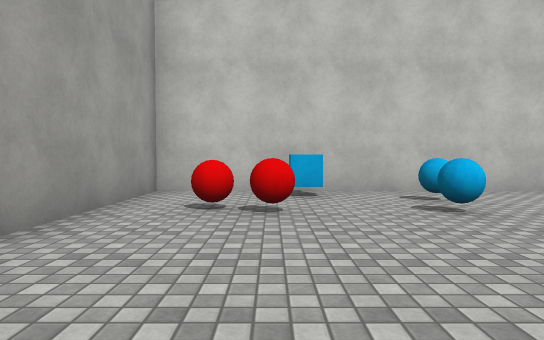
view 1 (above)

22 first-person views from a walk through a scene from a Unity 3-D project. The camera is 1.2 m above the floor, tilts 2° down and sees 75° across. The floor is counted in squares, 2 m on a side. Each view is taken from the middle of a square. On the plan, view 1 faces up. The plan holds only what a view shows up to about 10 squares ahead; the rest is blank. The place goes on beyond the plan. The player character is not drawn. Surface patterns are stand-ins for the level's own textures.

view 2
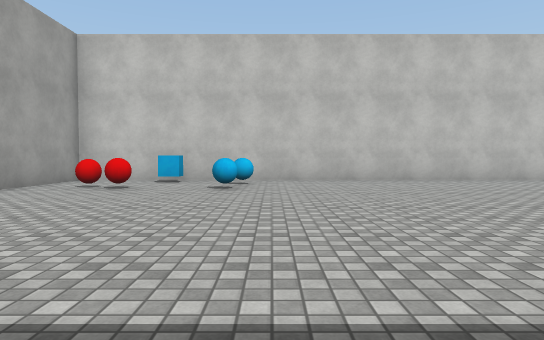

view 3
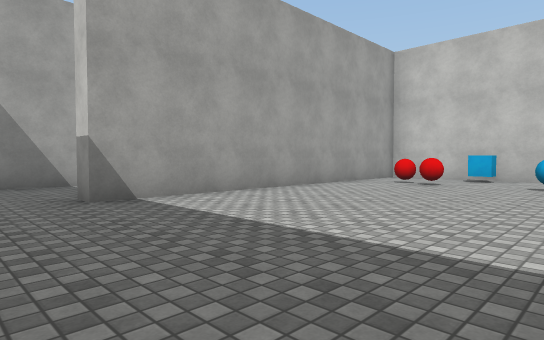

view 4
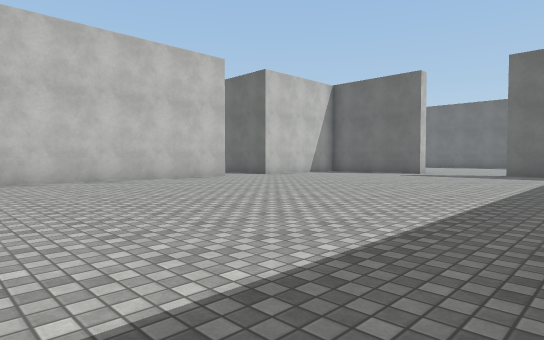

view 5
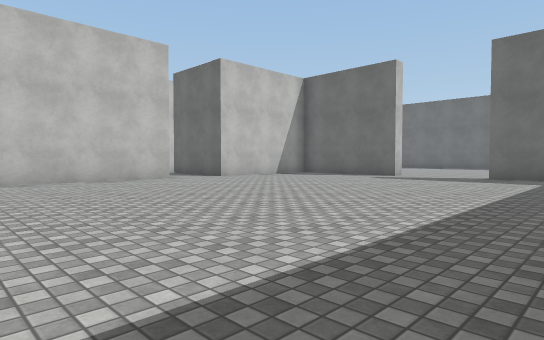

view 6
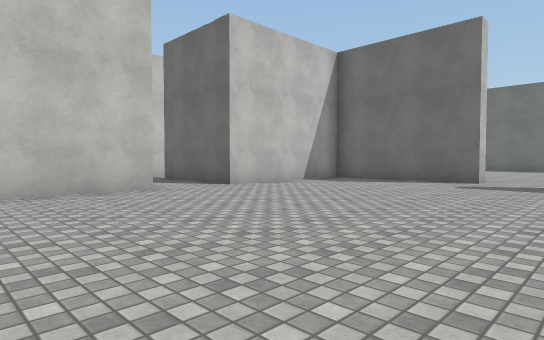

view 7
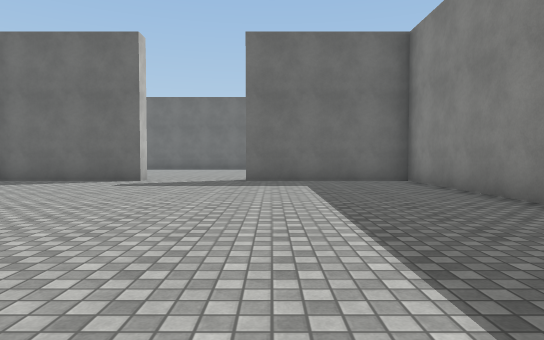

view 8
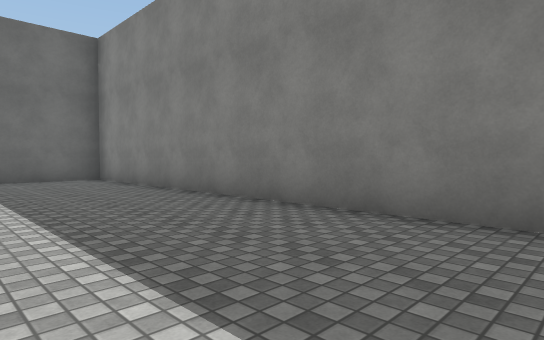

view 9
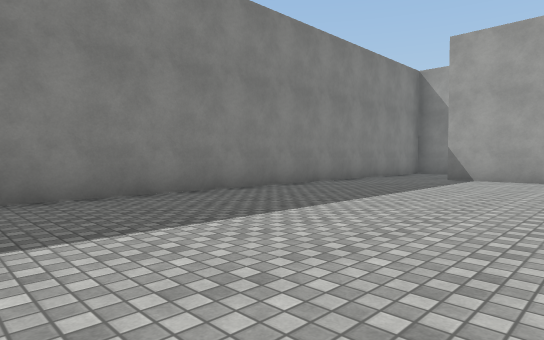

view 10
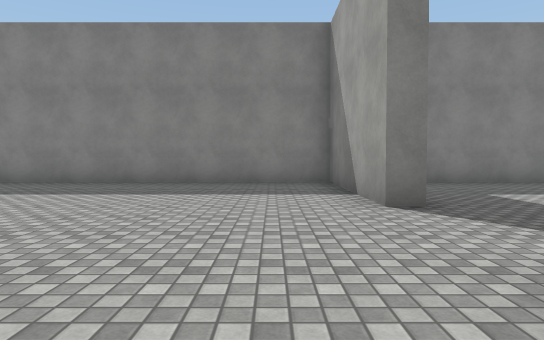

view 11
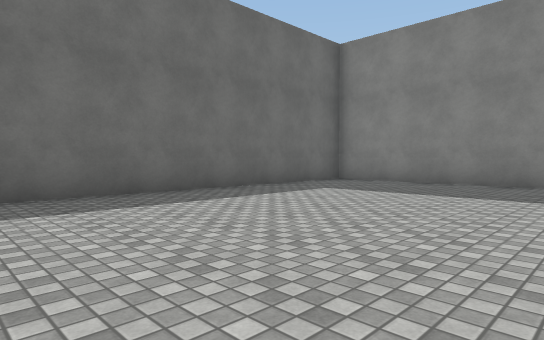

view 12
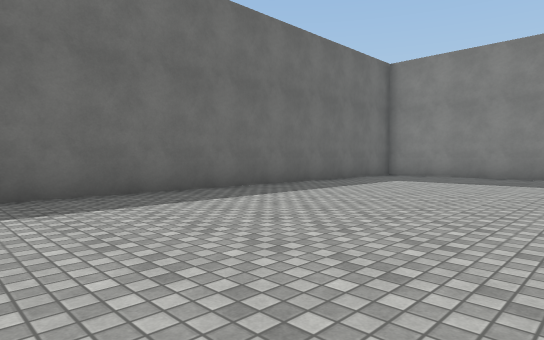

view 13
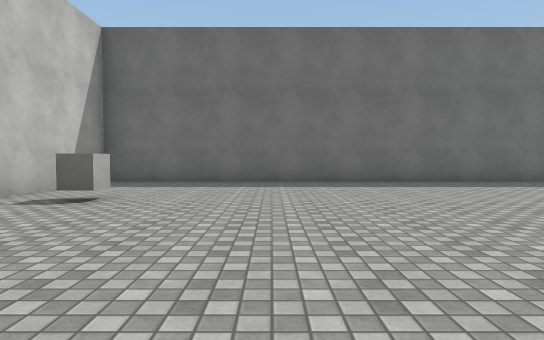

view 14
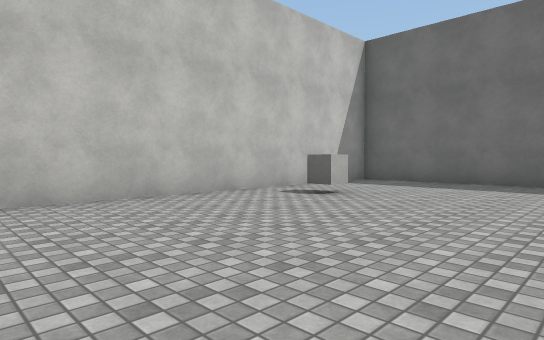

view 15
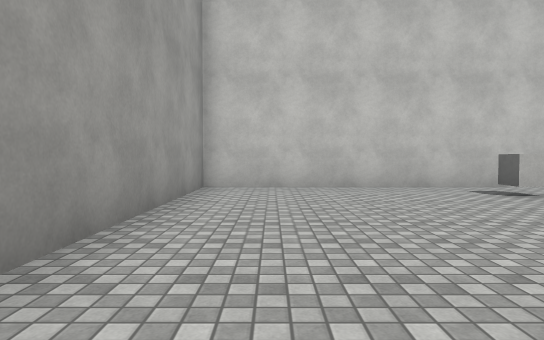

view 16
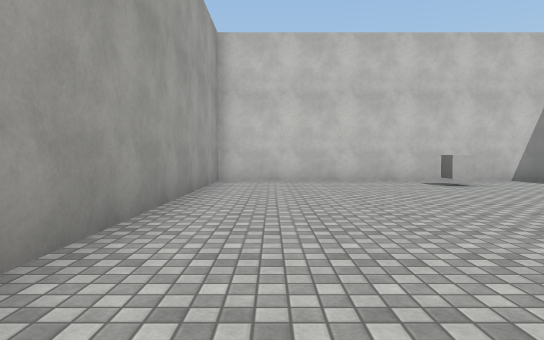

view 17
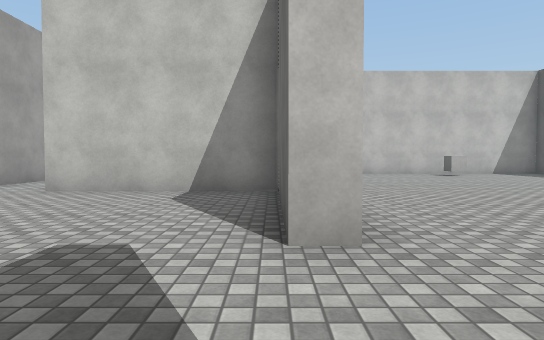

view 18
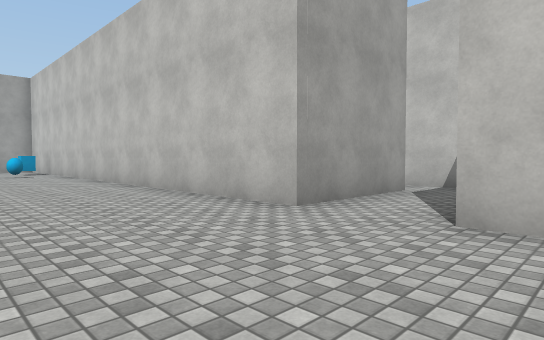

view 19
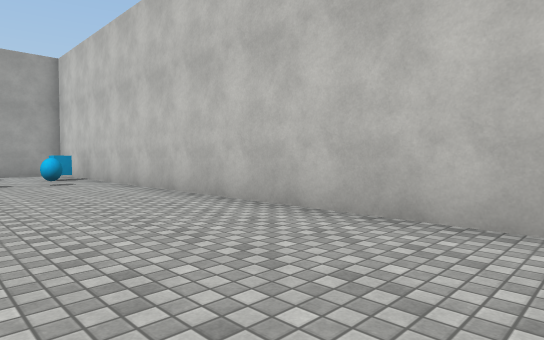

view 20
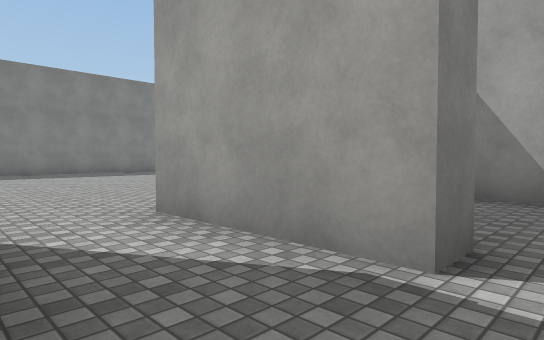

view 21
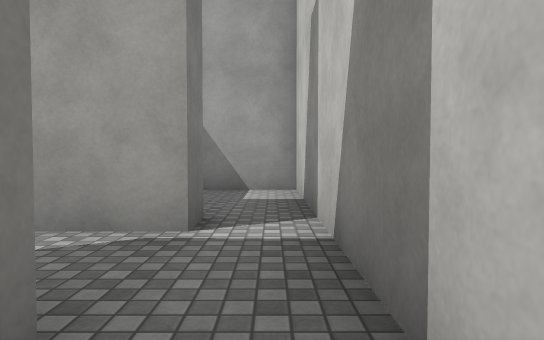

view 22
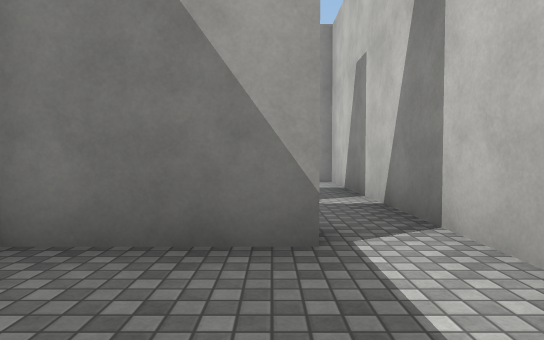

### Floor plan
Points are (right, up) in squares from view 1. A wall is a line through its corners. A room is listed if a view was taken in it or the views show most of it. See-through windows are left out.
Room 1 (views 1, 2, 3, 4, 5, 6, 7, 8, 9, 17, 18, 19)
walls: (12.1, 9.3) (12.1, 6.3) (2.4, 6.3); (18.6, 2.4) (18.1, 2.4) (18.1, 6); (18.1, 6.3) (14, 6.3) (14, 9.2); (13.6, 10.5) (12.6, 10.5); (-0.6, -4.5) (18.1, -4.5) (18.1, -0.3) (18.6, -0.3); (-2.1, 4.1) (-2.1, -2.4)
ways out: opening at (19, 1) to room 2; opening at (14, 10) to room 3; opening at (1, 4) to room 4; opening at (2, 6) to room 4; opening at (12, 10) to room 5; opening at (-2, -3.5)
Room 2 (views 10, 11, 12, 13, 14, 15, 16)
walls: (18.6, -0.3) (18.6, -4.5) (27.8, -4.5) (27.8, 13.2) (18.6, 13.2) (18.6, 5.8)
ways out: opening at (19, 1) to room 1
objects: other object (24, 12)
Room 3 (views 20, 21, 22)
walls: (14.6, 9.4) (14.6, 7.1); (15.1, 10.5) (13.6, 10.5)
ways out: opening at (14, 10) to room 1
Room 4 (no view inside)
walls: (2.4, 6.3) (-2.1, 6.3) (-2.1, 4.1)
ways out: opening at (1, 4) to room 1; opening at (2, 6) to room 1
objects: block (1, 6)
Room 5 (no view inside)
walls: (11.4, 9.3) (12.1, 9.3); (12.6, 10.5) (8.4, 10.5) (8.4, 8.4)
ways out: opening at (12, 10) to room 1

Positions as (right, up) in squares from view 1, and headings:
1: (0, 0), facing up
2: (3, -3), facing up
3: (3, -4), facing up-left
4: (5, -3), facing up-right
5: (7, -3), facing up-right
6: (9, 0), facing up-right
7: (9, -1), facing right
8: (8, -1), facing down-right
9: (8, 1), facing down-left
10: (20, 4), facing down
11: (22, 4), facing down-right
12: (22, 7), facing down-right
13: (19, 9), facing right
14: (19, 8), facing up-right
15: (20, 6), facing up
16: (20, 4), facing up
17: (18, 0), facing up
18: (15, 3), facing up-left
19: (11, 3), facing up-left
20: (14, 10), facing down-left
21: (15, 10), facing left
22: (17, 9), facing left
